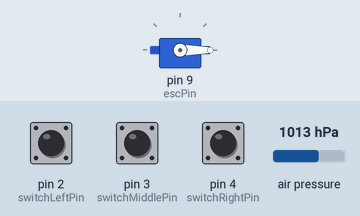
Recording of a sketch running on a simulated Arduino Uno, built with avr-gcc and run on an emulated ATmega328P. Parts: servo. The inputs (shaded band) are chosen by the test bench; at power-on: pin 3 (switchMiddlePin) HIGH, air pressure 1013 hPa, pin 2 (switchLeftPin) HIGH, pin 4 (switchRightPin) HIGH. What the sketch prints to the serial monitor is not drawn.

Above: at 9.2 s.
9.3 s: pin 3 (switchMiddlePin) pulled LOW for 0.15 s
At 11.4 s:
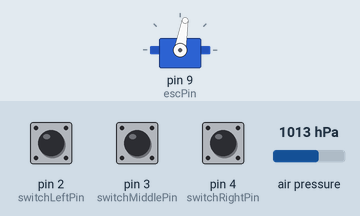
12.4 s: air pressure set to 1025 hPa
At 12.9 s:
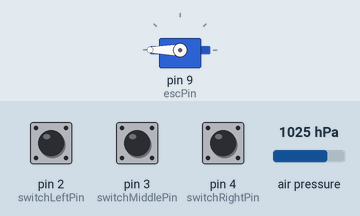
13.9 s: pin 3 (switchMiddlePin) pulled LOW for 1 s
At 14.4 s:
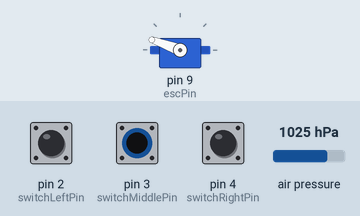
Timing chart, 0 to 16.9 s (numbered marks = the images above; inputs shaded):
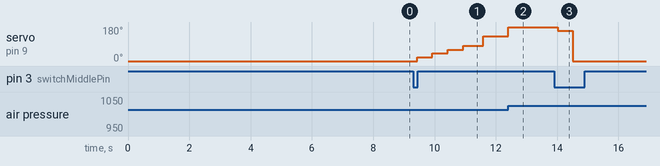

Measured:
- after the input at 9.3 s, servo on pin 9 (escPin): moves from 0° to 132° over 2.7 s, starting after 0.13 s
- after the input at 12.4 s, servo on pin 9 (escPin): 132° → 180° at once
- after the input at 13.9 s, servo on pin 9 (escPin): 180° → 160° after 0.12 s, → 0° 0.50 s later

The sketch:

motor_picontroll_bmp280_test.ino
```cpp
#include <Wire.h>
#include <Adafruit_BMP280.h>
#include <Adafruit_Sensor.h>
#include <Servo.h>

// -------------------- BMP280 센서 --------------------
Adafruit_BMP280 bmp;

float pressure = 0.0;
float altitude = 0.0;
float initialPressure = 0.0;
float sumPressure = 0.0;
int sampleCount = 0;
const int FILTER_SAMPLES = 10;

// -------------------- ESC 및 제어 --------------------
Servo esc;
int escPin = 9;

int switchLeftPin = 2;
int switchRightPin = 4;
int switchMiddlePin = 3;

float targetAltitude = 1;         // 목표 고도 (0 ~ 2 m)
int throttleValue = 0;          // 스로틀 값 (0 ~ 180)
bool motorRunning = false;
int middlePressCount = 0;

// PI 제어 상수
float Kp = 10.0;
float Ki = 1.0;
float integral = 0;
float lastError = 0;

// 기준 스로틀 값
const int throttleBase1m = 120;
const int throttleBase2m = 140;

void setup() {
  Serial.begin(9600);
  while (!Serial);

  // ESC 초기화
  esc.attach(escPin, 1000, 2000);
  esc.writeMicroseconds(1000);
  delay(5000);

  // I2C 설정
  Wire.begin();
  digitalWrite(SDA, LOW);
  digitalWrite(SCL, LOW);
  Wire.setClock(100000);
  delay(2000);

  // BMP280 초기화
  Serial.println("BMP280 초기화 시도...");
  if (!bmp.begin(0x76)) {
    Serial.println("BMP280 연결 실패!");
    while (1) {
      delay(2000);
      if (bmp.begin(0x76)) {
        Serial.println("BMP280 연결 성공!");
        break;
      }
    }
  }
  Serial.println("BMP280 연결 성공!");

  // 초기 기압 측정 → 0m 기준
  for (int i = 0; i < FILTER_SAMPLES; i++) {
    float p = bmp.readPressure() / 100.0;
    if (p > 0.0) {
      sumPressure += p;
      sampleCount++;
    }
    delay(100);
  }
  if (sampleCount > 0) {
    initialPressure = sumPressure / sampleCount;
    Serial.print("초기 기준 기압(hPa): ");
    Serial.println(initialPressure, 2);
  } else {
    initialPressure = 1013.25; // 예외 시 기본값
    Serial.println("초기 기압 읽기 실패. 기본값 사용.");
  }
  sumPressure = 0.0;
  sampleCount = 0;

  // 스위치 설정
  pinMode(switchLeftPin, INPUT_PULLUP);
  pinMode(switchRightPin, INPUT_PULLUP);
  pinMode(switchMiddlePin, INPUT_PULLUP);
}

void loop() {
  // -------------------- 고도 측정 --------------------
  pressure = bmp.readPressure() / 100.0;
  if (pressure == 0.0) {
    Serial.println("기압 데이터 오류!");
    delay(1000);
    return;
  }

  // 이동 평균 필터 적용
  sumPressure += pressure;
  sampleCount++;
  if (sampleCount > FILTER_SAMPLES) {
    sumPressure -= (sumPressure / sampleCount);
    sampleCount = FILTER_SAMPLES;
  }
  float avgPressure = sumPressure / sampleCount;
  altitude = 44330.77 * (1.0 - pow(avgPressure / initialPressure, 0.190263));  // 상대 고도

  // -------------------- PI 제어 --------------------
  float Altitudeerror = targetAltitude - altitude;
  integral += Altitudeerror * 0.1;
  float output = Kp * Altitudeerror + Ki * integral;
  lastError = Altitudeerror;

  if (motorRunning) {
    float baseThrottle = (targetAltitude == 1) ? throttleBase1m :
                       (targetAltitude == 2) ? throttleBase2m : 0;
    throttleValue = constrain(baseThrottle + (int)output, 0, 180);
    esc.writeMicroseconds(map(throttleValue, 0, 180, 1000, 2000));
  }

  // -------------------- 스위치 입력 --------------------
  if (digitalRead(switchLeftPin) == LOW) {
    delay(50);
    if (digitalRead(switchLeftPin) == LOW) {
      targetAltitude = max(targetAltitude - 0.2, 0);
      Serial.print("목표 고도 감소: "); Serial.println(targetAltitude);
      while (digitalRead(switchLeftPin) == LOW);
    }
  }

  if (digitalRead(switchRightPin) == LOW) {
    delay(50);
    if (digitalRead(switchRightPin) == LOW) {
      targetAltitude = min(targetAltitude + 0.2, 2);
      Serial.print("목표 고도 증가: "); Serial.println(targetAltitude);
      while (digitalRead(switchRightPin) == LOW);
    }
  }

  if (digitalRead(switchMiddlePin) == LOW) {
    delay(50);
    if (digitalRead(switchMiddlePin) == LOW) {
      middlePressCount++;
      if (middlePressCount == 1) {
        // 모터 ON 및 3초 가속 (최대 스로틀 80)
        motorRunning = true;
        throttleValue = 0;
        unsigned long startTime = millis();
        while (throttleValue < 80 && millis() - startTime < 3000) {
          throttleValue = min(throttleValue + 20, 80);
          esc.writeMicroseconds(map(throttleValue, 0, 180, 1000, 2000));
          Serial.print("가속 중, 스로틀: "); Serial.println(throttleValue);
          delay(500);
        }
        throttleValue = 80;
        esc.writeMicroseconds(map(throttleValue, 0, 180, 1000, 2000));
        targetAltitude = 1;
        Serial.println("모터 ON, 목표 고도 1m, 초기 스로틀 80");
      } else if (middlePressCount == 2) {
        // 모터 OFF 및 착지
        motorRunning = false;
        while (throttleValue > 0) {
          throttleValue = max(throttleValue - 20, 0);
          esc.writeMicroseconds(map(throttleValue, 0, 180, 1000, 2000));
          Serial.print("감속 중, 스로틀: "); Serial.println(throttleValue);
          delay(500);
          if (altitude <= 0.05) break;
        }
        throttleValue = 0;
        esc.writeMicroseconds(1000);
        middlePressCount = 0;
        integral = 0;
        Serial.println("모터 OFF, 0m 착지 완료");
      }
      while (digitalRead(switchMiddlePin) == LOW);
    }
  }

  // -------------------- 상태 출력 --------------------
  Serial.print("\n목표 고도: "); Serial.print(targetAltitude); Serial.print(" m");
  Serial.print(" | 현재 고도: "); Serial.print(altitude, 2); Serial.print(" m");
  Serial.print(" | 스로틀: "); Serial.println(throttleValue);

  delay(100);
}
```
